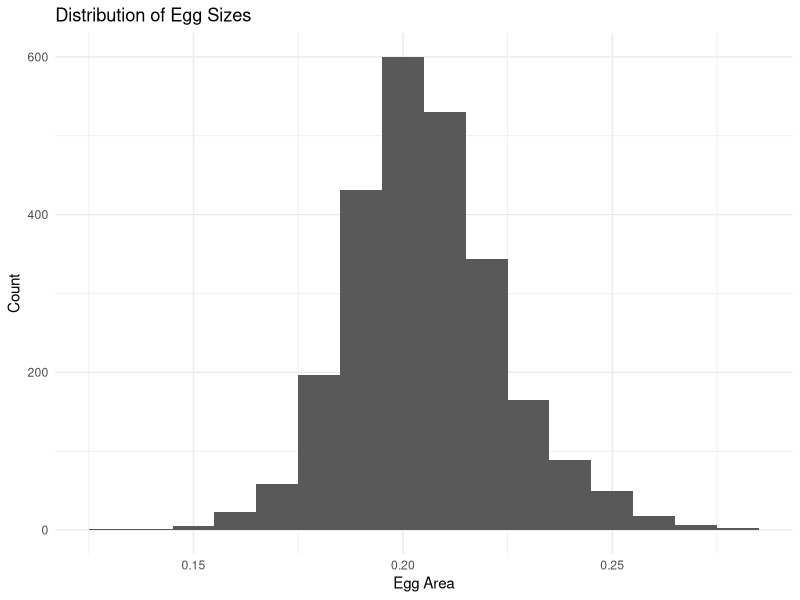
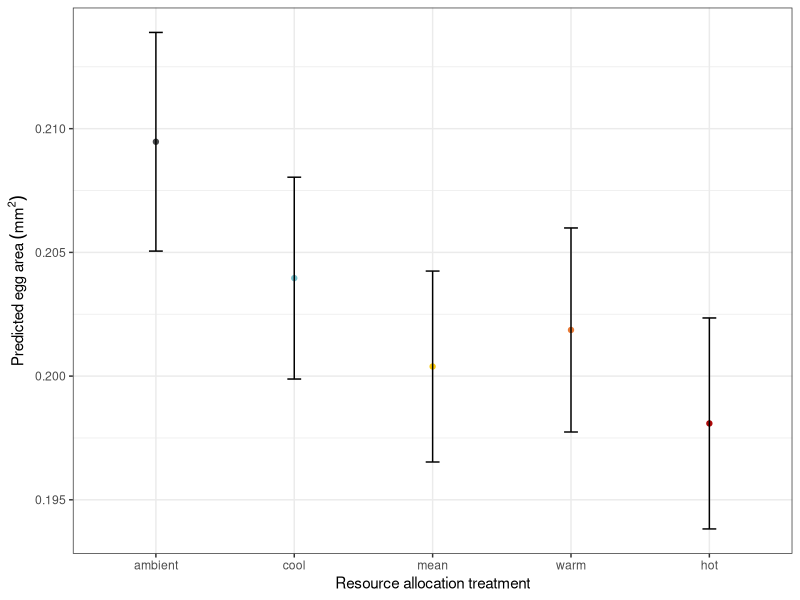
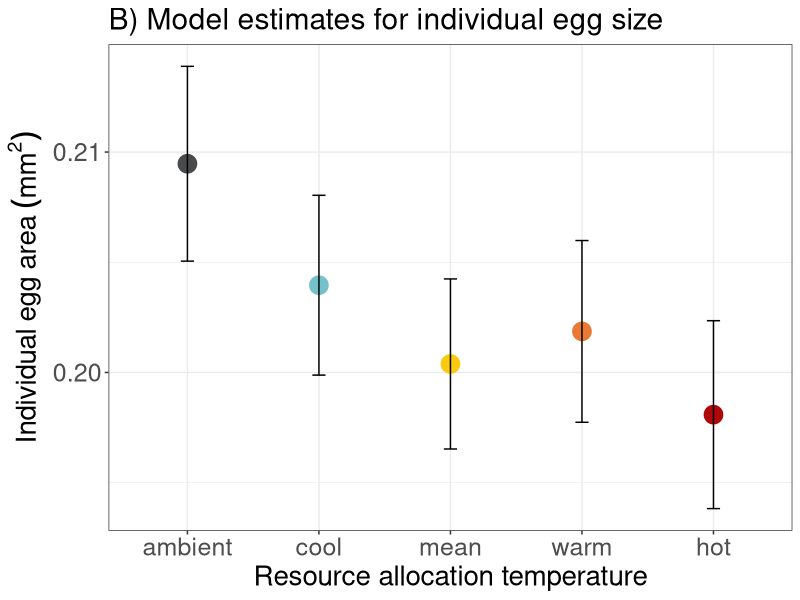

The R source for these figures, in order:
## ---- chunk 1
library(here)
library(ggplot2)
library(tidyverse)
library(lme4)
library(emmeans)
library(lmerTest)
library(ggeffects)
## ---- chunk 2
raw_egg_sizes <- read.csv(here("data", "clean data", "raw egg sizes.csv"))

mean(raw_egg_sizes$area)
sd(raw_egg_sizes$area)

raw_egg_sizes %>%
  filter(pupal_treatment == "wild") %>%
  group_by(pupal_treatment) %>%
  summarise(mean_egg_size = mean(area), n = n())


raw_egg_sizes <- raw_egg_sizes %>%
  mutate(grandmotherID = sub("^[^.]*\\.[^.]*\\.([^_]+)_.*$", "\\1", adultID))

#remove this adultID because it doens't have a grandmotherID
raw_egg_sizes <- raw_egg_sizes %>%
  filter(adultID != "CTRL.WTH_P8_W")

#make maternal ID a factor
raw_egg_sizes$grandmotherID <- as.factor(raw_egg_sizes$grandmotherID)

#make clutchID a factor
raw_egg_sizes$motherID <- as.factor(raw_egg_sizes$clutchID)

#convert the pupal temperatures to factors so they plot in the correct order
raw_egg_sizes$pupal_treatment <- factor(raw_egg_sizes$pupal_treatment,
                             levels = c("wild", "ambient", "cool", "mean", "warm", "hot"))

#convert the larval  temperatures to factors so the plot in the correct order
raw_egg_sizes$larval_treatment <- factor(raw_egg_sizes$larval_treatment,
                             levels = c("wild", "ambient", "cool", "mean", "warm", "hot"))

#mean and SD of all egg sizes
summary(raw_egg_sizes$egg_mean_1A)
sd(raw_egg_sizes$egg_mean_1A)


#looking just at ambient, warm and hot larval temperature - need to remove wild because they don't have weight, or maternal ID or clutchID
egg_sizes_filtered <- raw_egg_sizes %>%
  filter(larval_treatment %in% c("ambient", "warm", "hot")) %>%
  mutate(weight_mg = weight * 1000) %>%
  mutate(weight_mg_centered = weight_mg - mean(weight_mg, na.rm = TRUE))



egg_sizes_filtered %>%
  group_by(pupal_treatment) %>%
  summarise(mean_egg_size = mean(area), n = n())



## ---- chunk 3
#look at the distributions of egg size
ggplot(egg_sizes_filtered, aes(x = area)) +
  geom_histogram(binwidth = 0.01) +  # change this value to control bin width +
  labs(title = "Distribution of Egg Sizes",
       x = "Egg Area",
       y = "Count") +
  theme_minimal()
## ---- chunk 4



lm4 <- lmer(area ~ larval_treatment * pupal_treatment + (1|grandmotherID/motherID) + weight_mg_centered, data = egg_sizes_filtered)
summary(lm4)

#test the effect of the interaction term 
lm4_no_interaction <- lmer(area ~ larval_treatment + pupal_treatment + (1|grandmotherID/motherID) + weight_mg_centered, data = egg_sizes_filtered)
anova(lm4, lm4_no_interaction)
#interaction effect not significant


#test the overall effect of pupal temperature
lm4_no_pupal <- lmer(area ~ larval_treatment + (1|grandmotherID/motherID) + weight_mg_centered, data = egg_sizes_filtered)
anova(lm4_no_interaction, lm4_no_pupal)
#pupal effect very significant

#test the overall effect of larval temperature
lm4_no_larval <- lmer(area ~ pupal_treatment + (1|grandmotherID/motherID) + weight_mg_centered, data = egg_sizes_filtered)
anova(lm4_no_interaction, lm4_no_larval)
#larval temp is significant overall

confint(lm4)
#confidence intervals of larval treatment effects overlap with zero
## ---- chunk 5
#pairwise comparisons
#estimates marginal means for the pupal treatments
emm <- emmeans(lm4_no_interaction, ~ pupal_treatment)
emm
pairs(emm)
summary(emm)
#significant difference between ambient-mean, ambient-warm, and ambient-hot.


#estimate marginal means based on larval treatment
emm <- emmeans(lm4_no_interaction, ~ larval_treatment)
emm
pairs(emm)



pred <- ggeffects::ggpredict(lm4_no_interaction,
                  terms = c("pupal_treatment"))

#assign colours to the temperatures                           
temp_cols <- c(
  ambient = "#484A4C",
  cool    = "#76C0CC",
  mean    = "#F9CA0F",
  warm    = "#E87A36",
  hot     = "#AF0808")

ggplot(pred, aes(x = x, y = predicted)) +
  geom_point(color = temp_cols) +
  geom_errorbar(aes(ymin = conf.low, ymax = conf.high),
                width = 0.1) +
  #scale_y_continuous(limits = c(0.190, 0.215)) +
  #scale_color_manual(values = temp_cols) +
  labs(
    x = "Resource allocation treatment",
    y = expression(Predicted~egg~area~(mm^2))
  ) +
  theme_bw()

egg_size_model <- ggplot(pred, aes(x = x, y = predicted)) +
  # raw data
  #geom_jitter(data = egg_sizes_filtered,
            #  aes(x = pupal_treatment, y = area),
            #  width = 0.15,
            #  alpha = 0.4,
            #  color = "grey") +
  scale_y_continuous(breaks = seq(0.20, 0.21, by = 0.01)) +
  
  # model predictions
  geom_point(color = temp_cols, size = 6) +
  geom_errorbar(aes(ymin = conf.low, ymax = conf.high),
                width = 0.1) +
  
  labs(
    x = "Resource allocation temperature",
    y = expression(Individual~egg~area~(mm^2)),
    title = "B) Model estimates for individual egg size"
  ) +
  theme_bw() +
    theme(
    text = element_text(size = 18),            # increases all text
    axis.title = element_text(size = 20),      # axis titles bigger
    axis.text = element_text(size = 18),       # axis tick labels bigger
    legend.text = element_text(size = 18),     # legend text bigger
    legend.title = element_text(size = 20)
    )

egg_size_model


## ---- chunk 6
ambient_and_wild <- raw_egg_sizes %>%
  filter(pupal_treatment %in% c("wild", "ambient")) %>%
   mutate(
    larval_treatment = factor(larval_treatment, levels = c("ambient", "wild")))

lm1 <- lm(area ~ larval_treatment, data = ambient_and_wild)
summary(lm1)
